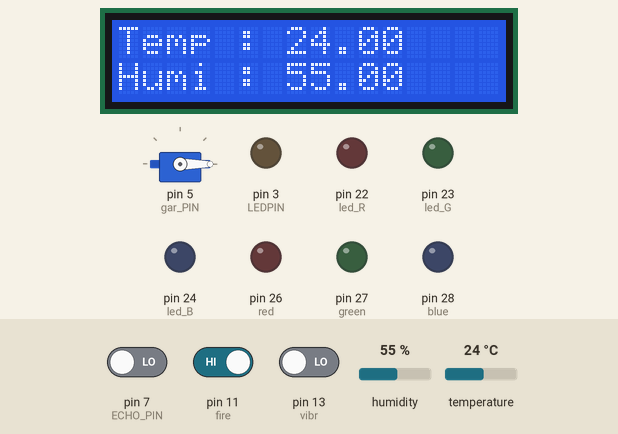
Recording of a sketch running on a simulated Arduino Mega 2560, built with avr-gcc and run on an emulated ATmega2560. On the bench: servo, 16×2 character LCD, output pins drawn as LEDs (lit = HIGH). Inputs (shaded band) come from the test bench; at power-on: pin 11 (fire) HIGH, temperature 24 °C, pin 13 (vibr) LOW, pin 7 (ECHO_PIN) LOW, humidity 55 %. The audio player accepts every command and is not drawn; pins used as bus, display or sensor lines are not drawn; what the sketch prints to the serial monitor is not drawn.

Above: at 2.7 s.
2.8 s: pin 11 (fire) driven LOW
At 4.5 s:
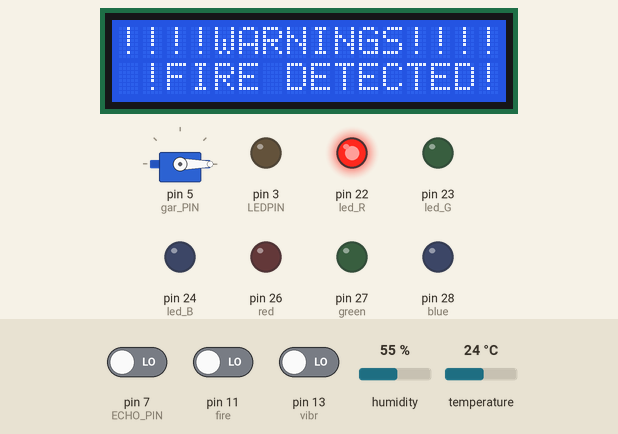
11.1 s: temperature set to 27 °C
At 15.4 s:
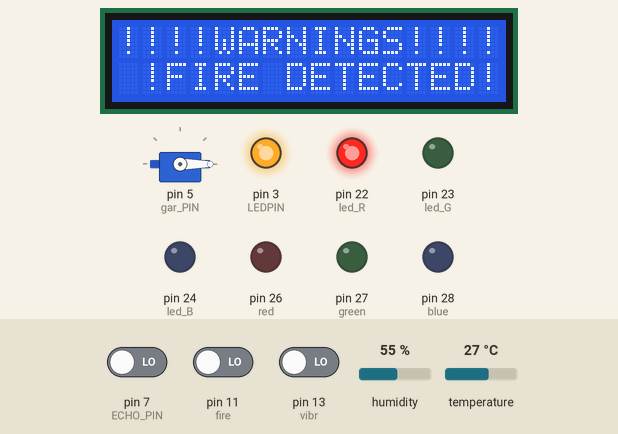
19.4 s: pin 11 (fire) driven HIGH
At 21.0 s:
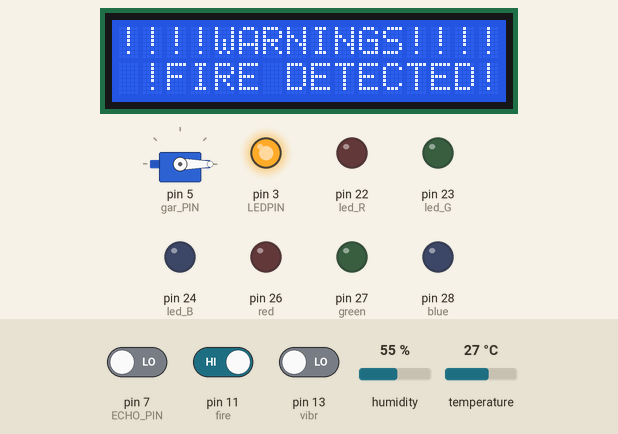
23.2 s: pin 13 (vibr) driven HIGH
At 24.0 s:
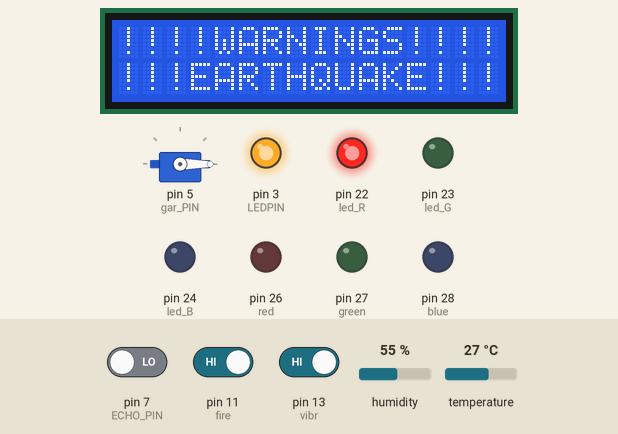
31.5 s: temperature set to 12 °C
At 34.8 s:
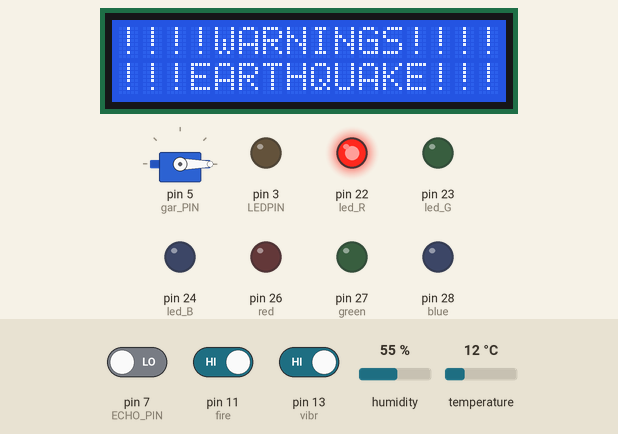
39.8 s: pin 13 (vibr) driven LOW
At 39.8 s:
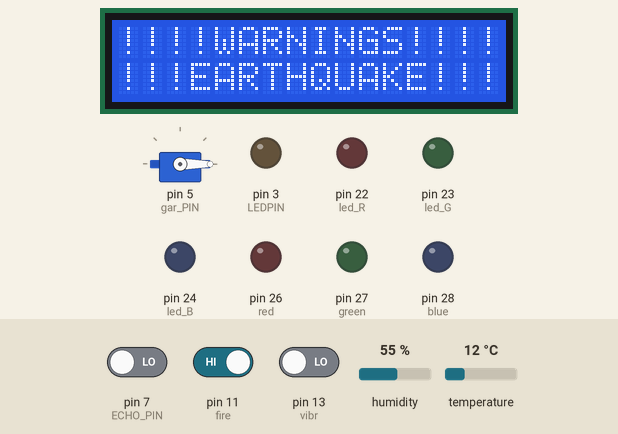
Timing chart, 0 to 42.8 s (numbered marks = the images above; inputs shaded):
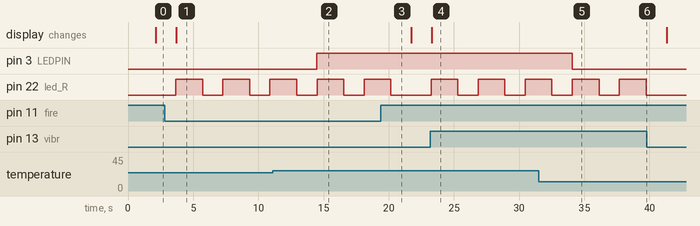

Measured:
- the behaviour switches between 25 and 26 °C on temperature (found by bisection; images 1 and 2)
- after the input at 2.8 s, pin 22 (led_R): alternates HIGH for 2.1 s and LOW for 1.5 s, starting after 0.86 s; the display: changes after 0.89 s (image 1)
- after the input at 11.1 s, pin 3 (LEDPIN): LOW → HIGH after 3.4 s
- after the input at 19.4 s, pin 22 (led_R): goes on until 20.2 s, then stays LOW
- after the input at 23.2 s, pin 22 (led_R): alternates HIGH for 2.1 s and LOW for 1.5 s, starting after 0.05 s; the display: changes after 0.08 s (image 4)
- after the input at 31.5 s, pin 3 (LEDPIN): HIGH → LOW after 2.6 s
- after the input at 39.8 s, pin 22 (led_R): stays LOW (without the input it goes to HIGH after 1.5 s)

The sketch:

EmergencySys.ino
```cpp
#include <Wire.h>
#include <Adafruit_Sensor.h>
#include <Servo.h>
#include <DHT.h>
#include <LiquidCrystal_I2C.h>
#include <SoftwareSerial.h>
#include <DFRobotDFPlayerMini.h>


#define DHTPIN    2     //DATA Pin
#define DHTTYPE   DHT11 //DHT11 라고 TYPE을 정의함
#define LEDPIN    3 //LED PIN
#define Temp_C    26.0
#define red 26 // red led 5번핀 설정
#define green 27 // green led 6번핀 설정
#define blue 28 // blue led 7번핀 설정

DHT dht(DHTPIN, DHTTYPE);//dht 클랙서 생성 (Data Pin, Sensor Type)
LiquidCrystal_I2C lcd(0x27, 16, 2);
SoftwareSerial MP3Module(52, 53); //MP3(Rx,Tx)
Servo servo_gar;
DFRobotDFPlayerMini MP3Player;

//4번 8번 xx
const int gar_PIN = 5;
const int TRIG_PIN = 6;
const int ECHO_PIN = 7;
int fire = 11;
int vibr = 13;
int led_R = 22;
int led_G = 23;
int led_B = 24;

int tries1, tries2 ;
int pos;
int val_fire = 0;
float duration_us, distance_cm;
const int DISTANCE_THRESHOLD = 100;

void setup() {
  Serial.begin(9600);//모니터 프로그램을 위한 시리얼 시작
  Serial1.begin(9600);
  MP3Module.begin(9600);
  dht.begin(); //DHT11 시작
  pinMode(LEDPIN, OUTPUT); //LED PIN 출력으로 설정
  pinMode(led_R, OUTPUT);
  pinMode(led_G, OUTPUT);
  pinMode(led_B, OUTPUT);
  pinMode(TRIG_PIN, OUTPUT);
  pinMode(ECHO_PIN, INPUT);
  pinMode(fire, INPUT);
  pinMode(vibr, INPUT);
  pinMode(red, OUTPUT);
  pinMode(green, OUTPUT);
  pinMode(blue, OUTPUT);
  servo_gar.attach(gar_PIN);
  servo_gar.write(0); // 0도로 초기화 함 --> 스마트 주차장 초기 각도
  lcd.init();
  lcd.backlight();
  if (!MP3Player.begin(MP3Module, false)) { // MP3 모듈을 초기화합니다. 초기화에 실패하면 오류를 발생시킵니다.
    Serial.println(F("Unable to begin:"));
    Serial.println(F("1.Please recheck the connection!"));
    Serial.println(F("2.Please insert the SD card!"));
    while (true);
  }
  MP3Player.volume(15);
}

void loop() {
  digitalWrite(led_R, LOW);
  digitalWrite(led_G, LOW);
  digitalWrite(led_B, LOW);
  digitalWrite(TRIG_PIN, LOW);
  delayMicroseconds(10);
  digitalWrite(TRIG_PIN, HIGH);

  // measure duration of pulse from ECHO pin
  duration_us = pulseIn(ECHO_PIN, HIGH);
  // calculate the distance
  distance_cm = ((duration_us * 340) / 10000) / 2;
  delay(500);

  float Temp = dht.readTemperature();
  float Humi = dht.readHumidity();
  int val_fire = digitalRead(fire);
  int val_vib = digitalRead(vibr);


  Serial.print("Temperature : ");
  Serial.println(Temp);
  //Serial.println(*);
  Serial.print("Humidity : ");
  Serial.println(Humi);
  //Serial.println(*);
  Serial.print("distance: ");
  Serial.print(distance_cm);
  Serial.println(" cm");
  Serial.print("Fire = ");
  Serial.println(val_fire);
  Serial.print("Vibr = ");
  Serial.println(val_vib);
  //delay(100);

    //lcd.clear();
    /*lcd.setCursor(0, 0);
    lcd.print("Temp : ");
    lcd.print(Temp);
    lcd.setCursor(0, 1);
    lcd.print("Humi : ");
    lcd.print(Humi);*/


  //  Serial.println(tries);

  //에어컨 작동
  if (Temp >= Temp_C) {
    //현재온도가 Temp_C 값 이상이면 LED(에어컨)가 켜진다.
    digitalWrite(LEDPIN, HIGH);
    if (tries1 < 1) {
      MP3Player.play(1);
      tries1++;
    }
  } else if (Temp < Temp_C) {
    //현재온도가 Temp_C 값 이상이면 LED(에어컨)가 켜진다.
    digitalWrite(LEDPIN, LOW);
    if (tries1 >= 1) {
      MP3Player.play(2);
    }
    tries1 = 0;
  }

  // 차량 입출차
  if (0 < distance_cm && distance_cm < DISTANCE_THRESHOLD) {
    servo_gar.write(90); // 측정거리가 임계거리보다 작을 때 서보모터 90도로 읽음
    lcd.clear(); // 모니터에 남아있는 글자가 있으면 모두 삭제
    if (tries2 < 1) {
      MP3Player.play(3);
      lcd.print("Open"); // 모니터에 열려 있다는 것을 구현
      delay(2000);
      tries2++;
    }
    //delay(500); // 1초간의 딜레이를 줌
  }
  else {
    servo_gar.write(0);  // 측정거리가 임계거리보다 클 시에는 서보모터 0도로 읽음
    lcd.clear();
    if (tries2 >= 1) {
      MP3Player.play(4);
      lcd.print("Close");
      delay(2000);
    }
    tries2 = 0;
    //delay(500); //2.5초간의 딜레이를 줌
  }

  if (val_fire == 0) {
    lcd.clear();
    digitalWrite(led_R, HIGH);    //불꽃 감지 시
    //servo_win.write(90);
    Serial1.write('1');
    //delay(1000);
    lcd.setCursor(0, 0);
    lcd.print("!!!!WARNINGS!!!!");
    lcd.setCursor(0, 1);
    lcd.print(" !FIRE DETECTED!");
    fire_sound();
  } else if (val_vib == 1) {
    lcd.clear();
    digitalWrite(led_R, HIGH);
    //servo_main.write(90);
    Serial1.write('2');
    lcd.setCursor(0, 0);
    lcd.print("!!!!WARNINGS!!!!");
    lcd.setCursor(0, 1);
    lcd.print("!!!EARTHQUAKE!!!");
    //delay(1000);
    earth_sound();
  } else  {
    Serial1.write('3');
    lcd.setCursor(0, 0);
    lcd.print("Temp : ");
    lcd.print(Temp);
    lcd.setCursor(0, 1);
    lcd.print("Humi : ");
    lcd.print(Humi);
  }

}

void earth_sound(){
  MP3Player.play(6);
    delay(2000);
}

void fire_sound(){
  MP3Player.play(5);
    delay(2000);
}
```
